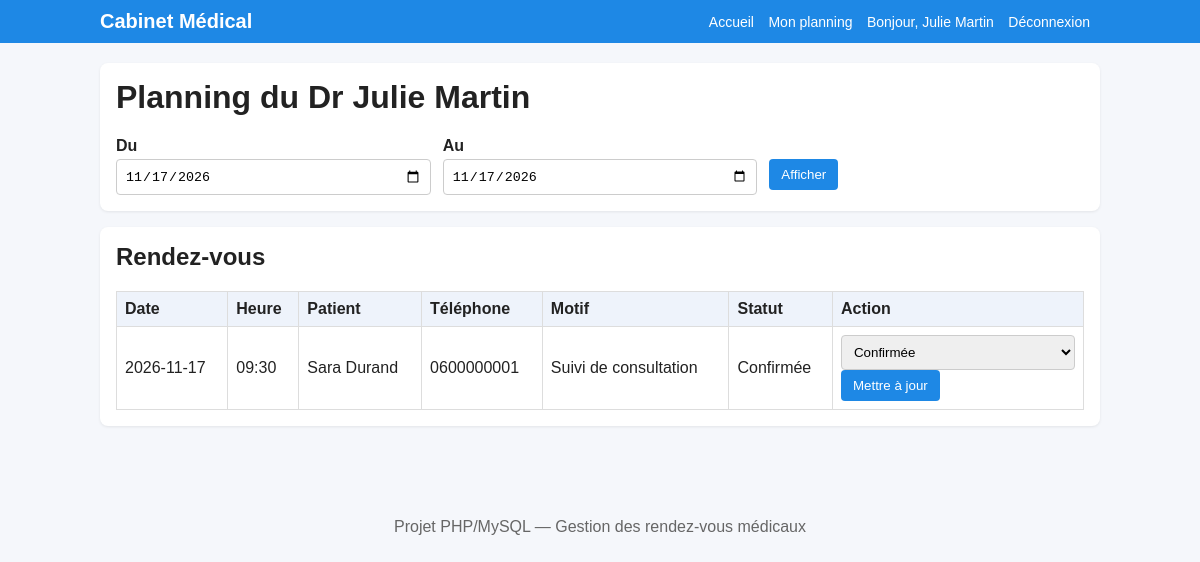
The app's page /medecin/planning.php (signed in) with its own data.
### tables this page shows
CREATE TABLE medecins (
    id INT AUTO_INCREMENT PRIMARY KEY,
    id_utilisateur INT NOT NULL,
    id_specialite INT NOT NULL,
    description TEXT,
    actif TINYINT(1) NOT NULL DEFAULT 1,
    duree_rdv INT NOT NULL DEFAULT 30,
    FOREIGN KEY (id_utilisateur) REFERENCES utilisateurs(id) ON DELETE CASCADE,
    FOREIGN KEY (id_specialite) REFERENCES specialites(id)
);

CREATE TABLE utilisateurs (
    id INT AUTO_INCREMENT PRIMARY KEY,
    nom VARCHAR(100) NOT NULL,
    prenom VARCHAR(100) NOT NULL,
    email VARCHAR(150) NOT NULL UNIQUE,
    telephone VARCHAR(30) NOT NULL,
    mot_de_passe VARCHAR(255) NOT NULL,
    role ENUM('admin','medecin','patient') NOT NULL
);

CREATE TABLE rendez_vous (
    id INT AUTO_INCREMENT PRIMARY KEY,
    id_patient INT NOT NULL,
    id_medecin INT NOT NULL,
    date_rdv DATE NOT NULL,
    heure_rdv TIME NOT NULL,
    motif TEXT NOT NULL,
    statut ENUM('En attente','Confirmée','Refusée','Annulée','Terminée','Absent') NOT NULL DEFAULT 'En attente',
    date_creation DATETIME NOT NULL DEFAULT CURRENT_TIMESTAMP,
    FOREIGN KEY (id_patient) REFERENCES utilisateurs(id),
    FOREIGN KEY (id_medecin) REFERENCES medecins(id)
);

### includes/fonctions.php (called while the page is built, shortened)
<?php
function e($value) {
    return htmlspecialchars($value ?? '', ENT_QUOTES, 'UTF-8');
}
function medecin_par_utilisateur($pdo, $id_utilisateur) {
    $stmt = $pdo->prepare('SELECT m.*, u.nom, u.prenom, u.email, u.telephone FROM medecins m JOIN utilisateurs u ON u.id = m.id_utilisateur WHERE m.id_utilisateur = ?');
    $stmt->execute([$id_utilisateur]);
    return $stmt->fetch();
}
?>

### medecin/planning.php (the view, shortened to what this page needs)
<?php
require_once __DIR__ . '/../config/database.php';
require_once __DIR__ . '/../includes/header.php';
$med = medecin_par_utilisateur($pdo, $_SESSION['user']['id']);
$date_debut = $_GET['date_debut'] ?? date('Y-m-d');
$date_fin = $_GET['date_fin'] ?? date('Y-m-d');
$stmt = $pdo->prepare("SELECT r.*, u.nom AS pnom, u.prenom AS pprenom, u.telephone
    FROM rendez_vous r JOIN utilisateurs u ON u.id=r.id_patient
    WHERE r.id_medecin=? AND r.date_rdv BETWEEN ? AND ?
    ORDER BY r.date_rdv, r.heure_rdv");
$stmt->execute([$med['id'], $date_debut, $date_fin]);
$rdvs = $stmt->fetchAll();
?>
<div class="card">
    <h1>Planning du Dr <?php echo e($med['prenom'].' '.$med['nom']); ?></h1>
    <form method="get" class="form-grid">
        <div><label>Du</label><input type="date" name="date_debut" value="<?php echo e($date_debut); ?>"></div>
        <div><label>Au</label><input type="date" name="date_fin" value="<?php echo e($date_fin); ?>"></div>
        <div><label>&nbsp;</label><button type="submit">Afficher</button></div>
    </form>
</div>
<div class="card">
    <h2>Rendez-vous</h2>
    <?php if (!$rdvs): ?><p>Aucun rendez-vous sur cette période.</p><?php else: ?>
    <table><tr><th>Date</th><th>Heure</th><th>Patient</th><th>Téléphone</th><th>Motif</th><th>Statut</th><th>Action</th></tr>
    <?php foreach ($rdvs as $r): ?><tr>
        <td><?php echo e($r['date_rdv']); ?></td>
        <td><?php echo e(substr($r['heure_rdv'],0,5)); ?></td>
        <td><?php echo e($r['pprenom'].' '.$r['pnom']); ?></td>
        <td><?php echo e($r['telephone']); ?></td>
        <td><?php echo e($r['motif']); ?></td>
        <td><?php echo e($r['statut']); ?></td>
        <td>
            <form method="post" class="inline-form">
                <select name="statut">
                    <?php foreach (['Confirmée','Terminée','Absent'] as $s): ?><option value="<?php echo $s; ?>" <?php if($r['statut']==$s) echo 'selected'; ?>><?php echo $s; ?></option><?php endforeach; ?>
                </select>
                <button type="submit">Mettre à jour</button>
            </form>
        </td>
    </tr><?php endforeach; ?></table>
    <?php endif; ?>
</div>
<?php require_once __DIR__ . '/../includes/footer.php'; ?>

### assets/css/style.css (style rules this page uses)
* { box-sizing: border-box; }
body { margin: 0; font-family: Arial, sans-serif; background: #f5f7fb; color: #222; }
.card { background: #fff; padding: 16px; border-radius: 8px; margin-bottom: 16px; box-shadow: 0 1px 3px rgba(0,0,0,0.08); }
h1, h2, h3 { margin-top: 0; }
table { width: 100%; border-collapse: collapse; background: #fff; }
th, td { border: 1px solid #ddd; padding: 8px; text-align: left; }
th { background: #eef3fb; }
.form-grid { display: grid; grid-template-columns: repeat(auto-fit, minmax(220px, 1fr)); gap: 12px; }
label { display: block; margin-bottom: 4px; font-weight: bold; }
input, select, textarea, button { width: 100%; padding: 8px; border: 1px solid #ccc; border-radius: 4px; }
button, .btn { background: #1e88e5; color: #fff; border: none; cursor: pointer; padding: 8px 12px; display: inline-block; width: auto; text-decoration: none; border-radius: 4px; }
.inline-form { display: inline; }

### records on screen
medecins: id_utilisateur.nom "Julie Martin"
rendez_vous: date_rdv "2026-11-17", heure_rdv "09:30", id_patient.nom "Sara Durand", id_patient.telephone "0600000001", motif "Suivi de consultation", statut "Confirmée"

### other values on screen
$user['prenom'] . ' ' . $user['nom'] "Julie Martin"
